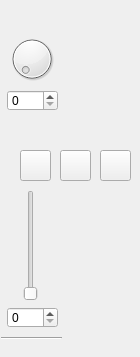
    <widget class="QWidget" name="tab">
     <attribute name="icon">
      <iconset>
       <normaloff>:/Icons/add-more-button-icone-3846-48.png</normaloff>:/Icons/add-more-button-icone-3846-48.png</iconset>
     </attribute>
     <attribute name="title">
      <string/>
     </attribute>
     <widget class="QToolButton" name="left_flipButton">
      <property name="geometry">
       <rect>
        <x>100</x>
        <y>150</y>
        <width>31</width>
        <height>31</height>
       </rect>
      </property>
      <property name="text">
       <string/>
      </property>
      <property name="icon">
       <iconset resource="../res/resources.qrc">
        <normaloff>:/icons/ccw-rotate-icone-8390-48.png</normaloff>:/icons/ccw-rotate-icone-8390-48.png</iconset>
      </property>
      <property name="iconSize">
       <size>
        <width>48</width>
        <height>48</height>
       </size>
      </property>
     </widget>
     <widget class="Line" name="horizontalSeparator_3">
      <property name="geometry">
       <rect>
        <x>1</x>
        <y>328</y>
        <width>61</width>
        <height>20</height>
       </rect>
      </property>
      <property name="orientation">
       <enum>Qt::Horizontal</enum>
      </property>
     </widget>
     <widget class="QDial" name="rotateDial">
      <property name="geometry">
       <rect>
        <x>7</x>
        <y>27</y>
        <width>50</width>
        <height>64</height>
       </rect>
      </property>
     </widget>
     <widget class="QToolButton" name="right_flipButton">
      <property name="geometry">
       <rect>
        <x>60</x>
        <y>150</y>
        <width>31</width>
        <height>31</height>
       </rect>
      </property>
      <property name="text">
       <string/>
      </property>
      <property name="icon">
       <iconset resource="../res/resources.qrc">
        <normaloff>:/icons/cw-switch-icone-6219-48.png</normaloff>:/icons/cw-switch-icone-6219-48.png</iconset>
      </property>
      <property name="iconSize">
       <size>
        <width>48</width>
        <height>48</height>
       </size>
      </property>
     </widget>
     <widget class="QToolButton" name="duplicateButton">
      <property name="geometry">
       <rect>
        <x>20</x>
        <y>150</y>
        <width>31</width>
        <height>31</height>
       </rect>
      </property>
      <property name="text">
       <string/>
      </property>
      <property name="icon">
       <iconset resource="../res/resources.qrc">
        <normaloff>:/icons/duplicate48x48-icon.png</normaloff>:/icons/duplicate48x48-icon.png</iconset>
      </property>
      <property name="iconSize">
       <size>
        <width>48</width>
        <height>48</height>
       </size>
      </property>
     </widget>
     <widget class="QSlider" name="scaleSlider">
      <property name="geometry">
       <rect>
        <x>20</x>
        <y>190</y>
        <width>21</width>
        <height>111</height>
       </rect>
      </property>
      <property name="orientation">
       <enum>Qt::Vertical</enum>
      </property>
     </widget>
     <widget class="QSpinBox" name="scaleBox">
      <property name="geometry">
       <rect>
        <x>7</x>
        <y>307</y>
        <width>51</width>
        <height>21</height>
       </rect>
      </property>
     </widget>
     <widget class="QSpinBox" name="rotateBox">
      <property name="geometry">
       <rect>
        <x>7</x>
        <y>90</y>
        <width>51</width>
        <height>21</height>
       </rect>
      </property>
     </widget>
    </widget>
